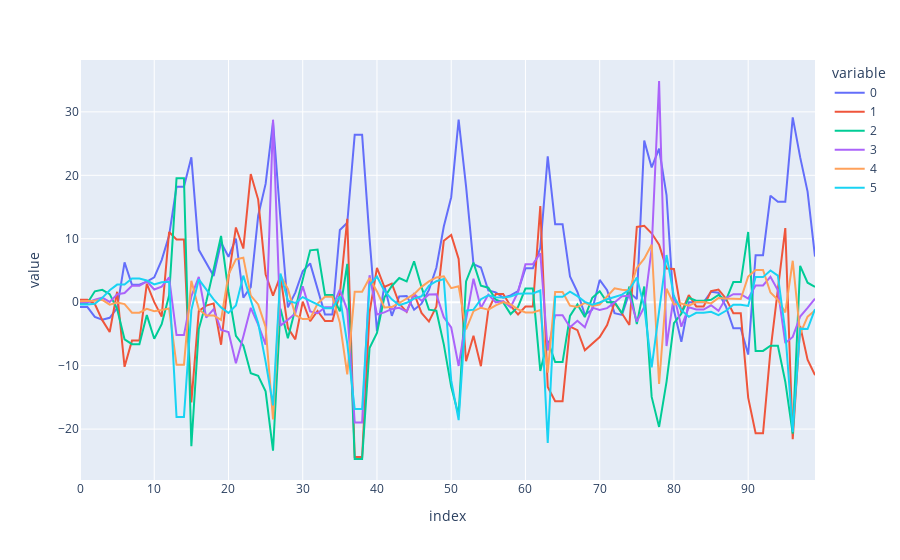
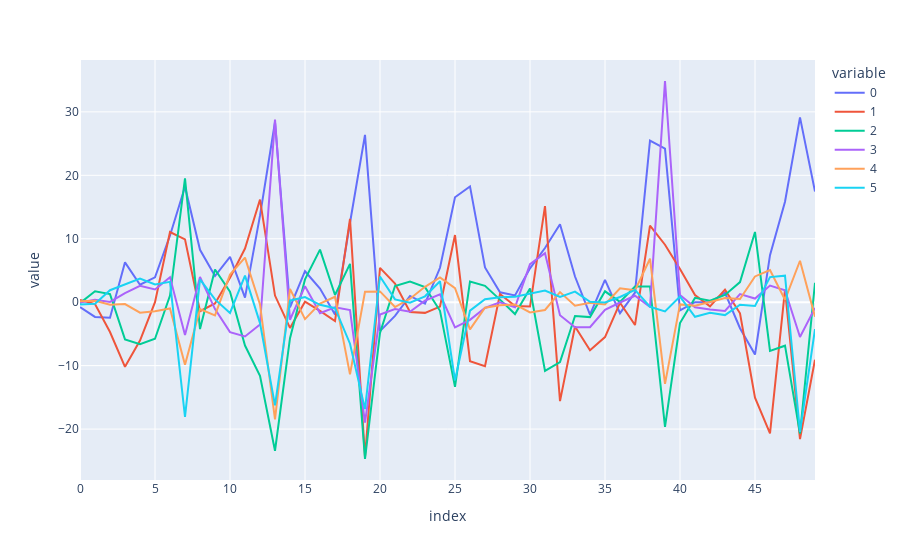

Here is the notebook cell these charts were saved with, in order:
### Code cell
X_train, y_train, X_test, y_test = UCR_UEA_datasets().load_dataset("BasicMotions")
import plotly.express as px
print(X_train.shape)
idx = 30
fig = px.line(X_train[idx])
fig.show()
new_X = X_train[:,::2,:]
print(new_X.shape)
fig = px.line(new_X[idx])
fig.show()
